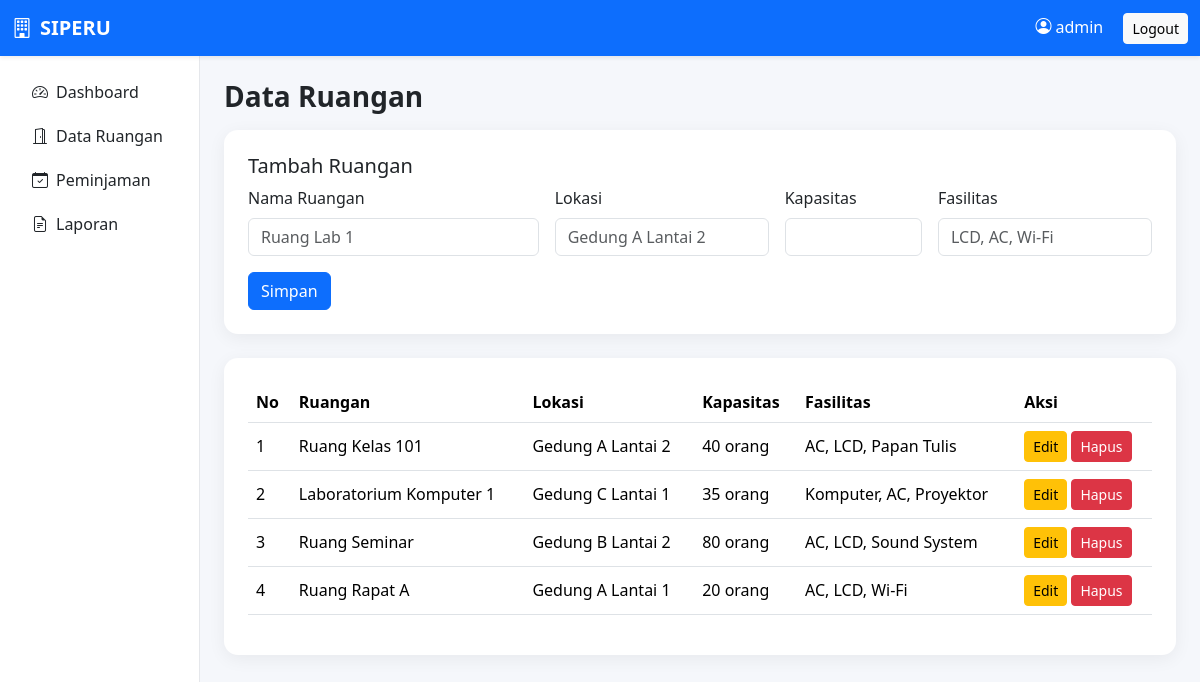
/database.sql/pages/ruangan.php (signed in), run on the app's committed database.
### tables this page shows
CREATE TABLE IF NOT EXISTS ruangan (
    id INT AUTO_INCREMENT PRIMARY KEY,
    nama VARCHAR(100) NOT NULL,
    lokasi VARCHAR(150) NOT NULL,
    kapasitas INT NOT NULL,
    fasilitas VARCHAR(255)
);

### database.sql/pages/ruangan.php (the view, shortened to what this page needs)
<?php
require_once "../config/database.php";
$edit=null;
$data=$conn->query("SELECT * FROM ruangan ORDER BY id DESC");
include "../includes/header.php";
?>
<h3 class="fw-bold mb-3">Data Ruangan</h3>
<div class="card card-soft p-4 mb-4">
<h5><?= $edit?'Edit Ruangan':'Tambah Ruangan' ?></h5>
<form method="POST" class="row g-3">
<div class="col-md-4"><label class="form-label">Nama Ruangan</label><input name="nama" class="form-control" required value="<?= htmlspecialchars($edit['nama']??'') ?>" placeholder="Ruang Lab 1"></div>
<div class="col-md-3"><label class="form-label">Lokasi</label><input name="lokasi" class="form-control" required value="<?= htmlspecialchars($edit['lokasi']??'') ?>" placeholder="Gedung A Lantai 2"></div>
<div class="col-md-2"><label class="form-label">Kapasitas</label><input type="number" name="kapasitas" min="1" class="form-control" required value="<?= $edit['kapasitas']??'' ?>"></div>
<div class="col-md-3"><label class="form-label">Fasilitas</label><input name="fasilitas" class="form-control" value="<?= htmlspecialchars($edit['fasilitas']??'') ?>" placeholder="LCD, AC, Wi-Fi"></div>
<div class="col-12"><button name="<?= $edit?'update':'simpan' ?>" class="btn btn-primary"><?= $edit?'Update':'Simpan' ?></button><?php if($edit): ?><a href="ruangan.php" class="btn btn-secondary ms-2">Batal</a><?php endif; ?></div>
</form></div>
<div class="card card-soft p-4"><div class="table-responsive"><table class="table table-hover align-middle">
<thead><tr><th>No</th><th>Ruangan</th><th>Lokasi</th><th>Kapasitas</th><th>Fasilitas</th><th>Aksi</th></tr></thead><tbody>
<?php $no=1; while($r=$data->fetch_assoc()): ?><tr><td><?= $no++ ?></td><td><?= htmlspecialchars($r['nama']) ?></td><td><?= htmlspecialchars($r['lokasi']) ?></td><td><?= $r['kapasitas'] ?> orang</td><td><?= htmlspecialchars($r['fasilitas']) ?></td><td><a class="btn btn-sm btn-warning" href="?edit=<?= $r['id'] ?>">Edit</a> <a class="btn btn-sm btn-danger" href="?hapus=<?= $r['id'] ?>" onclick="return confirm('Hapus ruangan ini?')">Hapus</a></td></tr><?php endwhile; ?>
</tbody></table></div></div>
<?php include "../includes/footer.php"; ?>

### database.sql/includes/header.php (shortened to what this page needs)
<!DOCTYPE html>
<html lang="id">
<head>
    <link href="https://cdn.jsdelivr.net/npm/bootstrap@5.3.3/dist/css/bootstrap.min.css" rel="stylesheet">
    <link href="https://cdn.jsdelivr.net/npm/bootstrap-icons@1.11.3/font/bootstrap-icons.css" rel="stylesheet">
    <link rel="stylesheet" href="../assets/css/style.css">
</head>
<body>
<nav class="navbar navbar-dark bg-primary shadow-sm">
    <div class="container-fluid">
        <a class="navbar-brand fw-bold" href="dashboard.php">
            <i class="bi bi-building me-2"></i>SIPERU
        </a>
        <div class="text-white">
            <i class="bi bi-person-circle me-1"></i><?= htmlspecialchars($_SESSION['admin'] ?? 'Admin') ?>
            <a href="../logout.php" class="btn btn-light btn-sm ms-3">Logout</a>
        </div>
    </div>
</nav>
<div class="container-fluid">
    <div class="row">
        <aside class="col-md-2 sidebar p-3">
            <div class="list-group">
                <a href="dashboard.php" class="list-group-item list-group-item-action"><i class="bi bi-speedometer2 me-2"></i>Dashboard</a>
                <a href="ruangan.php" class="list-group-item list-group-item-action"><i class="bi bi-door-open me-2"></i>Data Ruangan</a>
                <a href="peminjaman.php" class="list-group-item list-group-item-action"><i class="bi bi-calendar-check me-2"></i>Peminjaman</a>
                <a href="laporan.php" class="list-group-item list-group-item-action"><i class="bi bi-file-earmark-text me-2"></i>Laporan</a>
            </div>
        </aside>
        <main class="col-md-10 p-4">

### database.sql/includes/footer.php (shortened to what this page needs)
</main>
    </div>
</div>
</body>
</html>

### database.sql/assets/css/style.css (style rules this page uses)
body { background:#f5f7fb; }
.sidebar { min-height:calc(100vh - 56px); background:#fff; border-right:1px solid #e5e7eb; }
.list-group-item { border:0; margin-bottom:4px; border-radius:8px !important; }
.card-soft { border:0; border-radius:14px; box-shadow:0 4px 18px rgba(0,0,0,.06); }

### data on the page
ruangan: nama "Ruang Kelas 101", lokasi "Gedung A Lantai 2", kapasitas "40", fasilitas "AC, LCD, Papan Tulis"
ruangan: nama "Laboratorium Komputer 1", lokasi "Gedung C Lantai 1", kapasitas "35", fasilitas "Komputer, AC, Proyektor"
ruangan: nama "Ruang Seminar", lokasi "Gedung B Lantai 2", kapasitas "80", fasilitas "AC, LCD, Sound System"
ruangan: nama "Ruang Rapat A", lokasi "Gedung A Lantai 1", kapasitas "20", fasilitas "AC, LCD, Wi-Fi"

### other printed values
$_SESSION['admin'] "admin"
